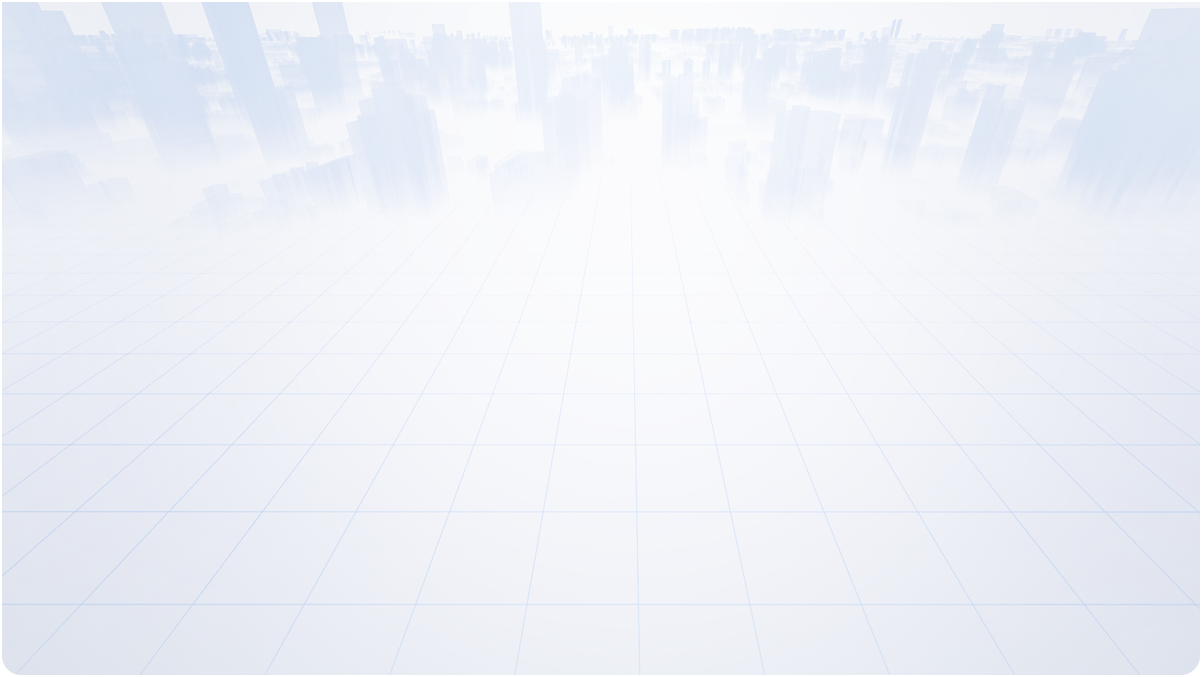
#> input picture frontend/assets/img/back02.4e766d42.png, 1202 x 677 px; its folder holds only this picture in this run
$ python -i camera_occlusion.py   (imports and definitions only)   (older library calls are emulated)
#> lines starting #> are read from the running program, lines starting #| are printed output that depends on the picture
#> further down, picture is the input picture: shape (677, 1202, 3); mean B, G, R 247.1, 240.2, 237.1
### algorithm/engine/templates/alarm_directory.py
"""One hot-read alarm directory setting for image/video writers.

Missing configuration preserves the original paths, including ALARM_VIDEO_DIR.
Malformed active configuration fails closed instead of silently writing elsewhere.
"""
import json
import hashlib
import os
from pathlib import Path
import re
import tempfile
from urllib.parse import quote

DEFAULT_ROOT = '/data/AIGO/outputs'
CONFIG = '/data/AIGO/platform_storage/config/alarm-directory.json'
VERSION = 'alarm-directory-v1'
RECEIPTS = '/data/AIGO/platform_start/platform_ops/state/writer-receipts'
VOLUMES = Path('/data/AIGO/platform_storage/alarm-volumes')
# Only the installer replaces this literal with its validated physical root.
# Never infer trust from the target of an arbitrary /data/AIGO/platform_start symlink at runtime.
HOST_VOLUMES = Path('/data/AIGO/platform_storage/alarm-volumes')
HOST_LEGACY_ROOT = Path('/data/AIGO/outputs')


# [38 lines left out: functions physical_legacy_root, physical_volume, not called in this run]


def volume_aliases(volume):
    """Keep old stored canonical paths and new physical writer paths readable."""
    return (volume['root'], str(VOLUMES / volume['id']))


def mounted(path):
    with open('/proc/self/mountinfo') as handle:
        return any(line.split()[4].replace('\\040', ' ').replace('\\011', '\t').replace('\\134', '\\') == str(path) for line in handle)


# [44 lines left out: function _load, not called in this run]


def root():
    doc = _load()
    return doc['active']['root'] if doc else DEFAULT_ROOT


# [15 lines left out: function relocate, not called in this run]


def video_dir():
    doc = _load()
    return str(Path(doc['active']['root']) / 'videos') if doc else (os.environ.get('ALARM_VIDEO_DIR') or DEFAULT_ROOT + '/videos')


# [18 lines left out: function media_url, not called in this run]


def _register():
    """PID+starttime proves this particular worker imported the directory API."""
    try:
        pid = os.getpid()
        start = Path('/proc/%d/stat' % pid).read_text().rsplit(')', 1)[1].split()[19]
        directory = Path(os.environ.get('PLATFORM_ALARM_WRITER_RECEIPTS', RECEIPTS))
        directory.mkdir(parents=True, exist_ok=True)
        fd, tmp = tempfile.mkstemp(prefix='.%d.' % pid, dir=str(directory))
        with os.fdopen(fd, 'w') as handle:
            json.dump({'pid': pid, 'start': start, 'version': VERSION, 'code_sha256': hashlib.sha256(Path(__file__).read_bytes()).hexdigest()}, handle)
        os.chmod(tmp, 0o644)
        os.replace(tmp, directory / ('%d.json' % pid))
    except OSError:
        # Existing runtime behavior must stay available before the host service is installed.
        pass


_register()
if hasattr(os, 'register_at_fork'):
    os.register_at_fork(after_in_child=_register)

### algorithm/engine/templates/camera_occlusion.py
# -*- coding: utf-8 -*-
'''
camera_occlusion.py —— 摄像头遮挡检测（多证据融合 + 场景自适应基线）

挂在 templates/rtsp_infer_push.py 引擎上的独立后台监测线程：每 check_interval（默认 10s）
从取流回调"按需借帧"（frame_tap）拷贝几帧原始解码帧做检测。平时对热路径的开销只有每帧一次
Event 标志判断，检查窗口内才拷贝（每轮拷 frames_per_check 帧），完全不影响实时推理/推流。

判定算法（四路证据 + 多帧投票，兼顾高查准率与部分遮挡召回）：
  ① 极端画面：镜头被罩死 → 全黑；红外补光被近距离遮挡物反射 → 全白。均值/标准差直接判。
     基线场景本身很暗时（夜间无补光）不启用，防止夜里灯灭误报。
  ② 分块纹理塌缩（绝对证据）：灰度图 grid×grid 分块，块内 Laplacian 方差与"去光照趋势的
     高通残差"标准差同时低于阈值 → "平坦块"（残差 std 对补光光斑的平滑亮度渐变免疫）。
     遮挡物贴近镜头必然严重失焦，无论遮挡物本身有无纹理，成像都会塌缩为平坦模糊块。平坦块占比 ≥ 60%，且"直方图熵 ≤ entropy_thresh（遮挡后直方图聚集、熵骤降）
     或 横向梯度细节 gx_detail ≤ detail_thresh"才成立 —— 红外补光打在近距遮挡物上形成的
     平滑光斑会拉宽直方图、熵不一定降，但同样没有任何真实结构，横向梯度细节能兜住这种情况；
     基线场景天然平坦（对白墙/暗巷道）时不启用该证据。
  ③ 分块纹理丢失（相对基线证据，抓部分遮挡）：只在"确认无遮挡"时用 EMA 慢速更新每块的
     Canny 边缘密度基线。"丢失块" = 基线有纹理、当前既平坦又边缘骤降的块；丢失块占基线
     纹理块的比例 ≥ occlude_ratio 才成立。
     光照渐变/日夜切换后边缘结构仍在（不平坦）→ 不会误报；基线随场景缓慢自适应。
  ④ 补光灯振荡（检查级证据，抓"套袋后光感元件反复开关补光灯"）：镜头被罩住后光感元件
     在 补光亮→反光刺眼→关灯→变黑→再开灯 间振荡，画面亮暗闪烁：亮帧是遮挡物上的平滑
     光斑（熵高、直方图证据失效），暗帧近全黑，逐帧证据可能各只占一半票数而漏检。
     故在一次检查的采样帧间做时域融合：帧间亮度摆幅 ≥ flicker_delta 且"无结构帧"
     （gx_detail ≤ detail_thresh 或近全黑）占比 ≥ min_vote_ratio → 判遮挡。
     正常场景即便灯光在闪，亮帧里场景纹理仍在（gx_detail 高）→ 不会误报；
     基线场景本身无结构时不启用。亮度剧烈波动的检查窗口也不更新基线，防学入垃圾帧。
  ⑤ 场景结构替换（相对基线证据，抓"有纹理的遮挡物"）：编织袋等纹理遮挡物在近焦距离
     成像时画面并不平坦（编织纹/缝线产生大量边缘），①~④ 全部失效。但正常场景无论光照
     怎么变（日夜切换/灯开关只改对比度），边缘的"位置"不变，当前帧梯度结构图与基线的
     归一化相关系数（NCC）始终较高；遮挡物把整个场景换掉后，纹理再丰富、其结构与基线
     也毫不相关（NCC≈0）。判据：struct_corr ≤ corr_thresh 且当前帧确有结构
     （gx_detail 达标，全黑/纯光斑帧由①②兜住）且基线场景有结构。需基线预热完成
     （默认 3 轮 ≈ 15 分钟无遮挡画面）后才启用。
     注意：摄像头转动（云台巡航/人为调整视角）也会让场景整体改变而命中该证据，
     须与"纹理遮挡物"区分开 —— 见下方"转动抑制"三层逻辑：确认在焦的视角变化只
     静默重建基线、不报警。
  ⑥ 失焦+单色（绝对证据，无需基线；抓"开机/重启即被彩色织物贴脸遮挡"，此时基线可能
     已被遮挡画面污染、相对证据③⑤全部失效）：近距遮挡物必然失焦 —— 几乎没有锐利边缘。
     锐利度两条路任一满足即算"失焦"：全帧锐利梯度占比 ≤ sharp_thresh，或锐利块覆盖度
     ≤ spread_thresh（把锐利像素落到 grid×grid 块上数"含锐利内容的块"的占比 ——
     OSD 时间戳/厂名文字、织物上的零星镜面反光点虽能把全帧占比推过 sharp_thresh，
     但只集中在少数几个块里，推不动覆盖度；正常在焦场景锐利边缘遍布大半个画面）。
     再叠加"大面积同一色相高饱和"（红/橙编织袋被补光染满全屏）。正常在焦场景总有大范围
     锐利边缘、且大面积单色高饱和极罕见，双条件同时命中基本只可能是贴脸彩色遮挡物。
     夜间红外灰度画面饱和度≈0 不会命中（夜间场景由①②④负责）。门控：干净基线场景本身
     单色高饱和 且 基线有边缘结构（如对着刷漆的设备/墙面）时不启用 —— 若基线单色却几乎
     没有边缘，说明基线极可能就是被学进去的遮挡物（污染），⑥保持启用以便自救；
     开机即单色失焦则按"无基线"节流报警。
     防污染守卫：命中⑥色彩特征（大面积单色 + 边缘极低）的帧即便未达报警条件也一律
     不参与基线更新，防止漏检期间遮挡画面被 EMA 学成基线、反过来锁死相对证据③⑤与⑥门控。

转动抑制（防云台巡航/人为调整视角触发遮挡误报，三层）：
  a) 平移容差（证据⑤内）：NCC 低于阈值时再做一次平移搜索 —— 基线梯度图中央区域当模板
     在当前梯度图上滑动匹配（容差约 ±15% 画幅）。小幅转动/支架位移后场景只是"平移"而非
     "被替换"，平移后相关性恢复即不算 scene_replaced；被遮挡物替换的场景怎么平移都对不上。
  b) 转动中跳过（检查级）：相邻采样帧的梯度结构图做相位相关，全局平移 ≥ motion_shift 格
     说明摄像头正在转动 —— 帧间互相错位且有运动模糊，逐帧证据不可信，本轮直接跳过
     （不判遮挡、不更新基线）。连续跳过超过 motion_max_skip 轮则不再跳过，防止风吹飘动
     的遮挡物借"全局位移"永久逃逸检测。全黑/纯光斑等无结构帧的相位相关是噪声，
     不参与转动判定（遮挡帧伪造不出"转动"）。
  c) 转定后的新场景（检查级）：仅命中 scene_replaced 且画面确认在焦（sharp_frac 与
     sharp_spread 双达标、非单色可疑帧）→ 判为视角变化而非遮挡：不报警，连续
     relearn_checks 轮后走原自愈流程静默重建基线。贴近镜头的纹理遮挡物必然失焦
     （sharp_spread 推不过阈值，见证据⑥），转动后的真实场景锐利边缘遍布画面，
     二者以锐度区分；失焦/单色可疑帧仍按遮挡照常报警。

基线持久化与自愈：基线每次更新后落盘（默认 <输出根>/<conf_name>/baseline.npz），进程重启
直接加载、不再裸预热 —— 防止"重启时正被遮挡 → 遮挡画面被学成基线"（此时 corr≈1，
证据③⑤全部失效）。若基线仍被污染（如首次部署即遮挡），取下遮挡物后真实场景会连续
仅命中 scene_replaced，达到 relearn_checks 轮后自动重建基线恢复正常。

多帧投票：一次检查采 frames_per_check 帧（间隔 frame_gap 秒），判遮挡帧数占比 ≥ min_vote_ratio
（或命中证据④）才算遮挡，排除行人短暂贴近镜头等瞬态干扰。

报警：发送方式与人员计数模块（muban_PersonCount.counting_upload_worker）相同 ——
存原图与报警标注图（遮挡块半透明标红，仅本地留档排查用），原图 URL（主机=算力盒本机
cm.localhost_ip，图存盒子上）经 data_send.upload_hwj 的 carousel/ori 两个字段上报 kafka，
warning_message 携带报警文本"疑似存在视频遮挡"，报警开始时间走 result_count_time
字段（平台读该字段作开始时间，start_time 平台不读、仅一并携带），结束时间走 res_time
（现场暂定开始=结束=本次上报时刻；遮挡 episode 实际起点只写本地日志）；
另经 data_send.insert_alg_log 写本地算法日志。上报本身就在监测线程里执行，
不占用引擎聚合/推流线程。

接入方式（见 model_start.stream_worker / rtsp_infer_push.run）：
    cfg['occlusion'] = camera_occlusion.occlusion_cfg_from_row(rows[0])
    rtsp_infer_push.run(cfg)     # 引擎检测到 cfg['occlusion'] 自动创建并启动 OcclusionMonitor
cfg['occlusion'] 除身份字段外还可覆盖检测参数（check_interval / frames_per_check / occlude_ratio
/ lap_thresh / entropy_thresh ... 见 OcclusionMonitor.__init__ 与 OcclusionDetector.__init__）。
'''
import os
import math
import time
import logging
import threading
from datetime import datetime

import cv2
import numpy as np

from comm import data_send
from config import common as cm
from templates import alarm_video

# 汇入该路流引擎的日志文件（rtsp_infer_push_<流标识>.log），现场排查时同一处看
logger = logging.getLogger('rtsp_infer_push')

# 报警文本（upload_hwj 的 warning_message 字段 + 本地算法日志共用）
ALARM_TEXT = '疑似存在视频遮挡'
ALARM_CASE = '0001'   # 视频质量异常编码：画面遮挡（平台 t_algorithm_result.analysis_case）

# 报警图输出根目录（与 dangerous 等模板同风格：results/<业务>/result/<conf_name>/images）
_OUTPUT_ROOT = '/data/AIGO/outputs/occlusion/result'

# OcclusionDetector 可从 cfg['occlusion'] 覆盖的参数名
_DETECTOR_KEYS = ('grid', 'occlude_ratio', 'lap_thresh', 'std_thresh', 'entropy_thresh',
                  'detail_thresh', 'corr_thresh', 'sharp_thresh', 'spread_thresh',
                  'mono_thresh', 'edge_drop_ratio', 'textured_edge', 'baseline_alpha',
                  'baseline_warmup', 'analysis_width')

# 证据⑤梯度结构图的尺寸：粗到能压住噪声/轻微抖动，细到能区分"结构搬家"（64×36 ≈ 16:9）
_GRAD_MAP_SIZE = (64, 36)


class OcclusionDetector:
    '''遮挡检测器：分块纹理塌缩 + 全局熵/边缘密度 + 场景自适应基线（EMA）。

    analyze() 是纯分析（不改状态）；update_baseline() 只应在"确认无遮挡"的帧上调用，
    否则遮挡画面会被学进基线导致持续遮挡不再报警。'''

    def __init__(self, grid=8, occlude_ratio=0.5, lap_thresh=15.0, std_thresh=8.0,
                 entropy_thresh=4.5, detail_thresh=0.015, corr_thresh=0.25,
                 sharp_thresh=0.010, spread_thresh=0.15, mono_thresh=0.5,
                 edge_drop_ratio=0.35, textured_edge=0.02, baseline_alpha=0.15,
                 baseline_warmup=3, analysis_width=480):
        self.grid = int(grid)                        # 分块数（grid×grid）
        self.occlude_ratio = float(occlude_ratio)    # 判部分遮挡所需的"丢失块"占比
        self.lap_thresh = float(lap_thresh)          # 平坦块：Laplacian 方差上限
        self.std_thresh = float(std_thresh)          # 平坦块：灰度标准差上限
        self.entropy_thresh = float(entropy_thresh)  # 全局直方图熵上限（遮挡后骤降）
        self.detail_thresh = float(detail_thresh)    # 横向梯度细节占比下限（正常场景 0.05~0.3，
                                                     # 近距失焦遮挡/纯光斑/全黑趋近 0）
        self.corr_thresh = float(corr_thresh)        # 梯度结构图与基线的 NCC 下限（正常光照变化
                                                     # >0.4，场景被遮挡物整体替换后 ≈0）
        self.sharp_thresh = float(sharp_thresh)      # 锐利梯度像素全帧占比上限（正常在焦场景
                                                     # 0.03~0.15，全画面失焦后 <0.005）
        self.spread_thresh = float(spread_thresh)    # 锐利块覆盖度上限：含锐利内容的块占比。
                                                     # 正常在焦场景锐利边缘遍布画面 >0.2，
                                                     # 失焦画面里只剩 OSD 文字/零星反光的
                                                     # 几个块 <0.15（证据⑥第二条失焦判据）
        self.mono_thresh = float(mono_thresh)        # 单色度下限：高饱和像素覆盖率×色相集中度
                                                     # （彩色织物贴脸 >0.7，正常场景 <0.3）
        self.edge_drop_ratio = float(edge_drop_ratio)  # 块边缘密度跌到基线的该比例以下算"骤降"
        self.textured_edge = float(textured_edge)    # 基线块边缘密度 ≥ 该值才算"有纹理块"
        self.baseline_alpha = float(baseline_alpha)  # 基线 EMA 步长（每次无遮挡检查更新一次）
        self.baseline_warmup = int(baseline_warmup)  # 基线累计更新次数达到后才启用相对证据/门控
        self.analysis_width = int(analysis_width)    # 分析用缩放宽度（降算力，1080p→480 足够）
        # 基线（仅 update_baseline 修改）
        self._base_blk_edge = None    # (grid, grid) 每块边缘密度
        self._base_grad = None        # _GRAD_MAP_SIZE 梯度结构图（证据⑤用）
        self._base_edge = 0.0         # 全局边缘密度
        self._base_flat = 0.0         # 平坦块占比
        self._base_mean = 0.0         # 全局亮度
        self._base_gx = 0.0           # 全局横向梯度细节占比
        self._base_mono = 0.0         # 单色度（证据⑥门控：干净场景本身单色则不启用⑥）
        self._base_n = 0              # 已更新次数

    def _prepare(self, frame_bgr):
        '''BGR → 灰度 → 等比缩到 analysis_width → 5×5 高斯（压制夜间红外高增益噪点的伪纹理：
        噪声的 Laplacian 方差必须压到 lap_thresh 以下，否则满屏噪点会让遮挡帧"看似有纹理"；
        真实场景纹理的 Laplacian 方差高一个数量级以上，5×5 平滑后依然远超阈值）。'''
        gray = cv2.cvtColor(frame_bgr, cv2.COLOR_BGR2GRAY)
        h, w = gray.shape[:2]
        if w > self.analysis_width:
            nh = max(self.grid, int(round(h * self.analysis_width / float(w))))
            gray = cv2.resize(gray, (self.analysis_width, nh), interpolation=cv2.INTER_AREA)
#> gray: shape (270, 480)
        return cv2.GaussianBlur(gray, (5, 5), 0)

    def analyze(self, frame_bgr):
        '''单帧遮挡分析。返回 (occluded: bool, metrics: dict)；metrics 含各特征值、
        flat_map/lost_map（grid×grid bool，供报警图标注）、reasons（命中的证据名列表）。'''
        g = self.grid
        gray = self._prepare(frame_bgr)
        h, w = gray.shape[:2]
        gh, gw = h // g, w // g
        if gh <= 0 or gw <= 0:
            return False, dict(mean=0.0, std=0.0, entropy=0.0, edge_density=0.0, gx_detail=0.0,
                               struct_corr=1.0, sharp_frac=0.0, sharp_spread=0.0,
                               mono_ratio=0.0, suspect=False, dark_frac=0.0, clip_frac=0.0,
                               base_shift=0.0, shift_corr=0.0, shift_full_corr=0.0,
                               flat_ratio=0.0, lost_ratio=0.0, reasons=[],
                               flat_map=np.zeros((g, g), bool), lost_map=np.zeros((g, g), bool),
                               blk_edge=np.zeros((g, g), np.float32),
                               grad_map=np.zeros(_GRAD_MAP_SIZE[::-1], np.float32))
        mean = float(gray.mean())
#> mean = 240
        std = float(gray.std())
#> std = 6.76
        # 供视频质量检测（video_quality）复用的亮度分布量：暗像素/饱和像素占比。
        # 在同一份缩放灰度图上顺带统计，避免质量模块重复做灰度/缩放。
        # 口径注意：gray 已经过 INTER_AREA 降采样 + 5×5 高斯（_prepare），过曝/暗区
        # 边界像素被平滑拉离极值，clip_frac/dark_frac 相对原帧系统性偏低/偏钝 ——
        # 过暗/过曝阈值（dark_frac/overexpose_frac）按此口径整定，调参时勿按原帧理解。
        dark_frac = float((gray < 50).mean())
#> dark_frac = 0
        clip_frac = float((gray >= 250).mean())
#> clip_frac = 0.0804

        lap = cv2.Laplacian(gray, cv2.CV_32F, ksize=3)
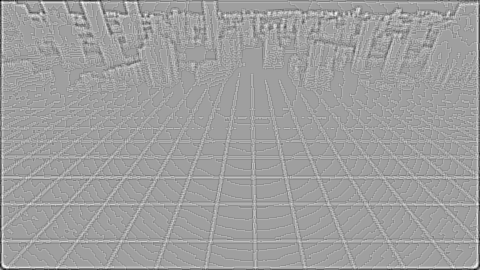
#> lap: shape (270, 480) float32; min -40, max 24, mean -0.1; drawn with min black and max white
        med = float(np.median(gray))
#> med = 240
        lo = int(max(0, 0.66 * med))
#> lo = 158
        hi = max(lo + 1, int(min(255, 1.33 * med)))
#> hi = 255
        edges = cv2.Canny(gray, lo, hi)
#> edges: shape (270, 480); every value is 0
        edge_density = float(edges.mean()) / 255.0
#> edge_density = 0

        # 横向梯度细节占比：|Sobel_x| 显著的像素比例。对亮度绝对值、平滑光照渐变（红外光斑）、
        # 逐行曝光条带都不敏感，只响应真实场景结构（竖直边缘/纹理），是闪烁场景下最稳的结构量。
        # 阈值 20 高于高斯平滑后夜间噪声的 Sobel 响应尾部，避免高增益噪点被当成细节。
        sx = cv2.Sobel(gray, cv2.CV_32F, 1, 0, ksize=3)
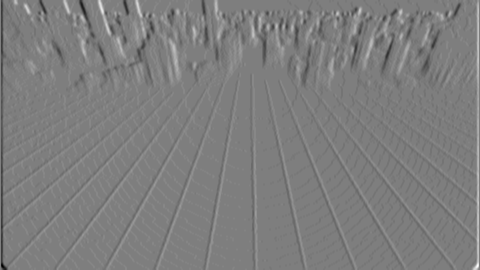
#> sx: shape (270, 480) float32; min -53, max 54, mean 0; drawn with min black and max white
        sy = cv2.Sobel(gray, cv2.CV_32F, 0, 1, ksize=3)
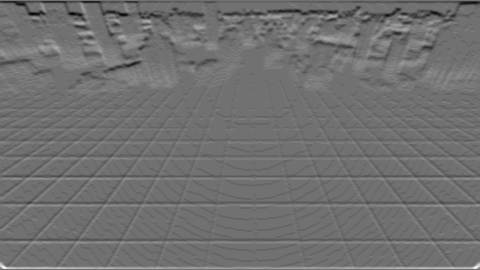
#> sy: shape (270, 480) float32; min -43, max 54, mean -0.2; drawn with min black and max white
        gx_detail = float((np.abs(sx) > 20.0).mean())
#> gx_detail = 0.00969

        # 梯度结构图（证据⑤用）：梯度幅值缩到 _GRAD_MAP_SIZE，只保留"边缘长在哪"的空间布局。
        # 与基线做归一化相关（NCC）：对全局亮度/对比度变化不敏感，只对"结构搬家"敏感。
        gmag = cv2.magnitude(sx, sy)
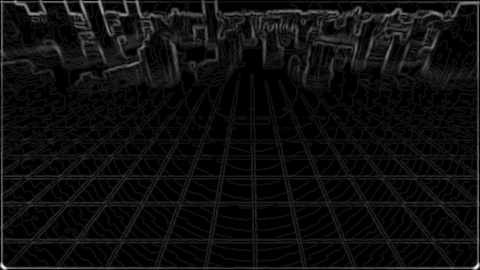
#> gmag: shape (270, 480) float32; min 0, max 70.84, mean 3.9; drawn with min black and max white
        grad_map = cv2.resize(gmag, _GRAD_MAP_SIZE, interpolation=cv2.INTER_AREA)

        # 锐利梯度（证据⑥用）：在焦场景的物体边缘 1~2 像素完成灰度跳变，梯度幅值大且大范围
        # 分布；近距失焦画面只有"软"梯度。两种统计：全帧占比 sharp_frac；锐利块覆盖度
        # sharp_spread（锐利像素密度 >2% 的块占比）—— OSD 时间戳/厂名文字与织物上的零星
        # 镜面反光点能把全帧占比推过 sharp_thresh（现场实测袋子帧 sharp_frac=0.014），
        # 但只集中在少数块里，覆盖度依然极低；正常在焦场景锐利边缘遍布大半个画面。
        sharp_mask = gmag > 90.0
        sharp_frac = float(sharp_mask.mean())
#> sharp_frac = 0
#> (the rest of the program and of its run is left out)
